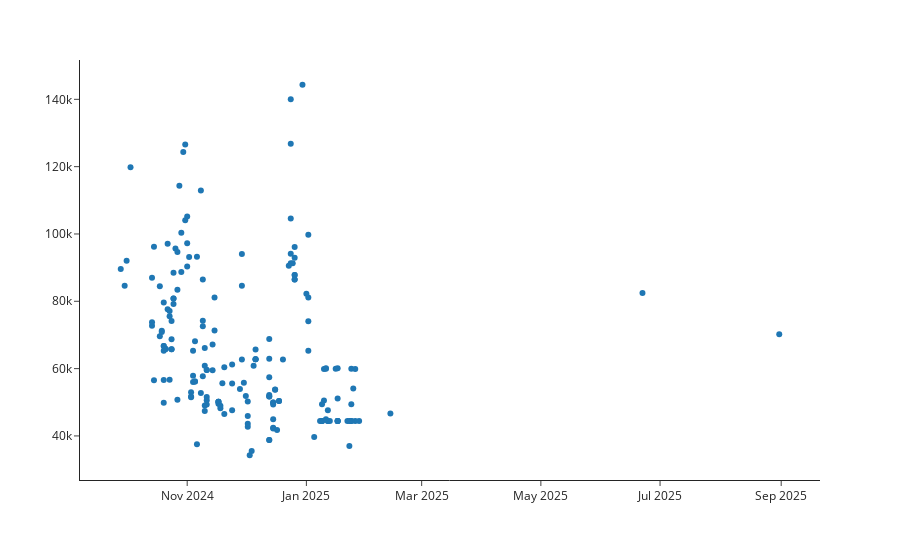

The code cell stored with this chart in its notebook:
### Code cell
#Visualize the ROOMAA room's price - shows the dynamic price strategy
fig = px.scatter (search_room_EUR[search_room_EUR['picked_room'] == 'ROOMAA'],
              x='arrival',
              y='room_price_night',
              #barmode='group',
              template = 'simple_white')
fig.update_layout(xaxis_title=None, yaxis_title=None)
fig.show()

### Figure 1 — Plotly figure (JSON) as saved in the notebook; plotly's stock layout.template omitted (floating-point values rounded to 4 significant figures; data arrays with more than 128 entries replaced by an {"elided": "..."} marker saying what was removed)
{"data": [{"hovertemplate": "arrival=%{x}<br>room_price_night=%{y}<extra></extra>", "legendgroup": "", "marker": {"color": "#1F77B4", "symbol": "circle"}, "mode": "markers", "name": "", "orientation": "v", "showlegend": false, "type": "scatter", "x": {"elided": "182 str values"}, "xaxis": "x", "y": {"elided": "182 float values"}, "yaxis": "y"}], "layout": {"autosize": true, "legend": {"tracegroupgap": 0}, "margin": {"t": 60}, "xaxis": {"anchor": "y", "autorange": true, "domain": [0, 1], "range": ["2024-09-07 10:04:20.1032", "2025-09-20 13:55:39.8968"], "title": {}, "type": "date"}, "yaxis": {"anchor": "x", "autorange": true, "domain": [0, 1], "range": [25740.0, 152900.0], "title": {}, "type": "linear"}}}
